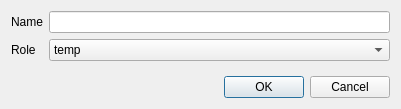
<?xml version="1.0" encoding="UTF-8"?>
<ui version="4.0">
 <class>CaseDialog</class>
 <widget class="QDialog" name="CaseDialog">
  <property name="geometry">
   <rect>
    <x>0</x>
    <y>0</y>
    <width>401</width>
    <height>109</height>
   </rect>
  </property>
  <property name="windowTitle">
   <string>Case Dialog</string>
  </property>
  <layout class="QVBoxLayout" name="verticalLayout">
   <item>
    <layout class="QFormLayout" name="formLayout">
     <item row="0" column="0">
      <widget class="QLabel" name="nameLabel">
       <property name="text">
        <string>Name</string>
       </property>
      </widget>
     </item>
     <item row="0" column="1">
      <widget class="QLineEdit" name="led_name"/>
     </item>
     <item row="1" column="0">
      <widget class="QLabel" name="typeLabel">
       <property name="text">
        <string>Role</string>
       </property>
      </widget>
     </item>
     <item row="1" column="1">
      <widget class="QComboBox" name="cbx_role">
       <item>
        <property name="text">
         <string>temp</string>
        </property>
       </item>
       <item>
        <property name="text">
         <string>final</string>
        </property>
       </item>
      </widget>
     </item>
    </layout>
   </item>
   <item>
    <widget class="QDialogButtonBox" name="bbx_box">
     <property name="orientation">
      <enum>Qt::Horizontal</enum>
     </property>
     <property name="standardButtons">
      <set>QDialogButtonBox::Cancel|QDialogButtonBox::Ok</set>
     </property>
     <property name="centerButtons">
      <bool>false</bool>
     </property>
    </widget>
   </item>
  </layout>
 </widget>
 <resources/>
 <connections/>
</ui>
